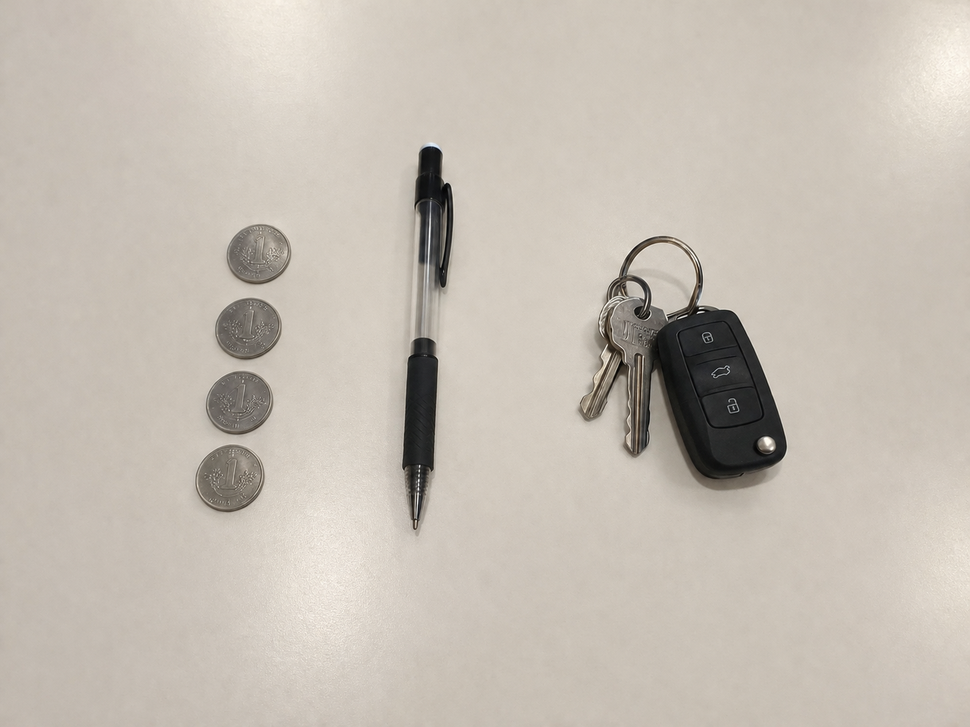
#> input picture Module-2/raw_captures/Object.png, 970 x 727 px, shrunk from 1448 x 1086 before the run, found by its file name
$ jupyter execute --allow-errors Task7.ipynb
#> lines starting #> are read from the running program, lines starting #| are printed output that depends on the picture
#  Feature Matching Across Photos

### Import the Required Libraries

[cell 1]
import cv2
import matplotlib.pyplot as plt

### Load Images

[cell 2]
image1 = cv2.imread("Documents/AIML-Assessment/Module-2/raw_captures/Object.png")
#> image1 is the input picture: shape (727, 970, 3); mean B, G, R 179.4, 189.4, 197.2
image2 = cv2.imread("Documents/AIML-Assessment/Module-2/raw_captures/Angled_Object.png")
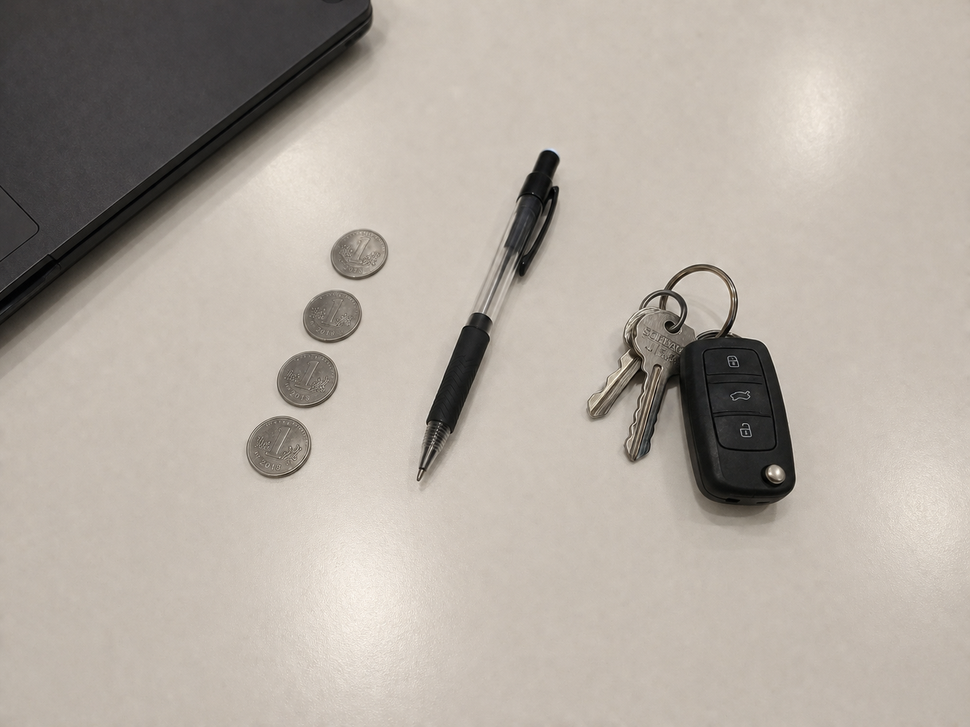
#> input picture Module-2/raw_captures/Angled_Object.png, 970 x 727 px, shrunk from 1448 x 1086 before the run, found by its file name
#> image2 is the input picture: shape (727, 970, 3); mean B, G, R 161.3, 170.2, 178.4
image1_gray = cv2.cvtColor(image1,cv2.COLOR_BGR2GRAY)
image2_gray = cv2.cvtColor(image2,cv2.COLOR_BGR2GRAY)

### Detect ORB Features

[cell 3]
MAX_NUM_FEATURES = 500
orb = cv2.ORB_create(MAX_NUM_FEATURES)
keypoints1, descriptors1 = orb.detectAndCompute(image1_gray,None)
#> keypoints1 = 500 keypoints; strongest (x, y, size): (699, 308, 31), (767, 439, 92.6), (447, 183, 31), (766, 438, 77.1)
keypoints2, descriptors2 = orb.detectAndCompute(image2_gray,None)
#> keypoints2 = 500 keypoints; strongest (x, y, size): (545, 154, 111.1), (421, 470, 31), (549, 152, 92.6), (672, 289, 31)

#> (a cell that did not finish here is left out)

[cell 5]
fig, axes = plt.subplots(1,2,figsize=(10,5))
#> (the rest of this cell did not finish here and is left out)

### Feature Matching

[cell 6]
matcher = cv2.DescriptorMatcher_create(cv2.DESCRIPTOR_MATCHER_BRUTEFORCE_HAMMING)
matches = list(matcher.match(descriptors1,descriptors2))
#> matches = 500 matches
matches.sort(key=lambda x:x.distance, reverse=False)

### Good Matches

[cell 7]
good_matches = [m for m in matches if m.distance < 40]
#> good_matches = 125 matches
print("Good matches:", len(good_matches))
#| Good matches: 125

[cell 8]
matched_img = cv2.drawMatches(image1, keypoints1, image2, keypoints2, good_matches, None, flags=cv2.DrawMatchesFlags_NOT_DRAW_SINGLE_POINTS)
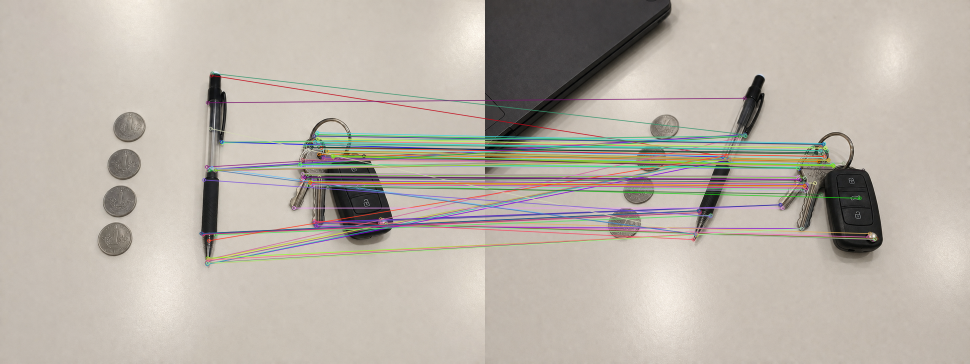
#> matched_img: shape (727, 1940, 3) (shown at 1/2 size); mean B, G, R 167.9, 177.4, 184.9
plt.imshow(matched_img)
